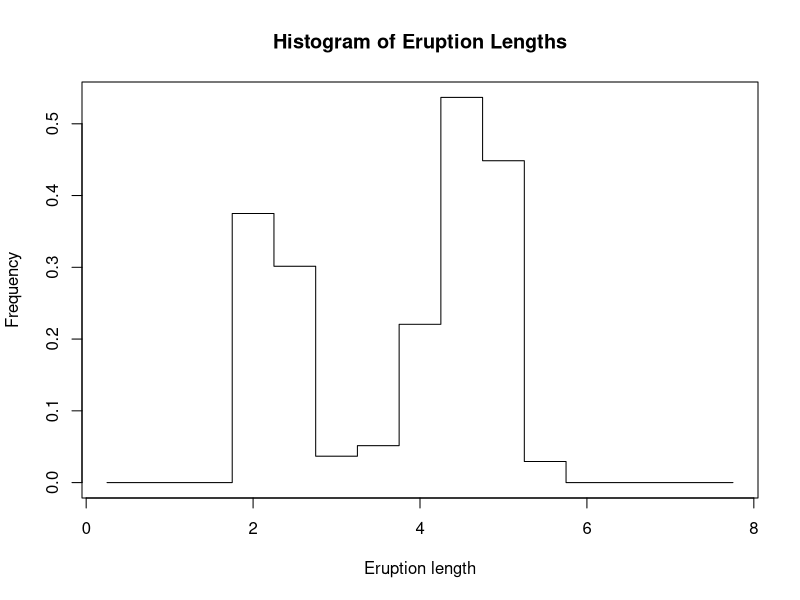
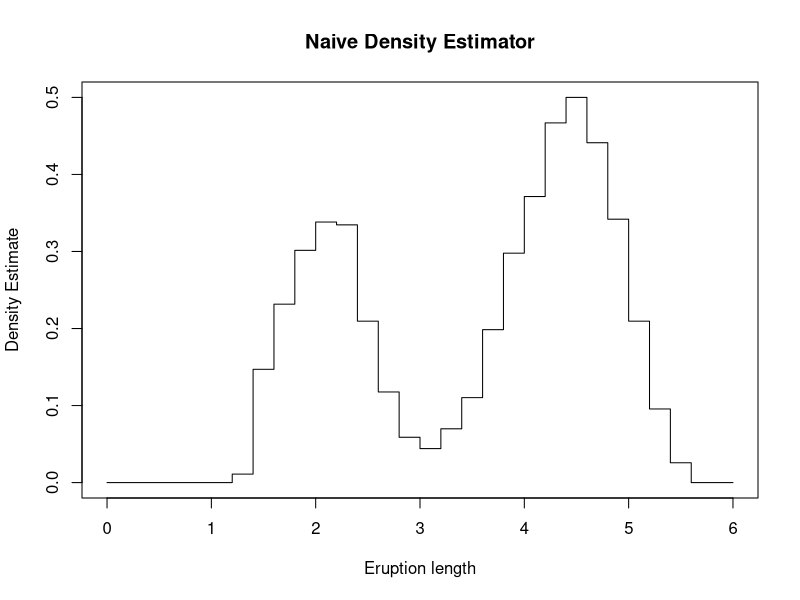
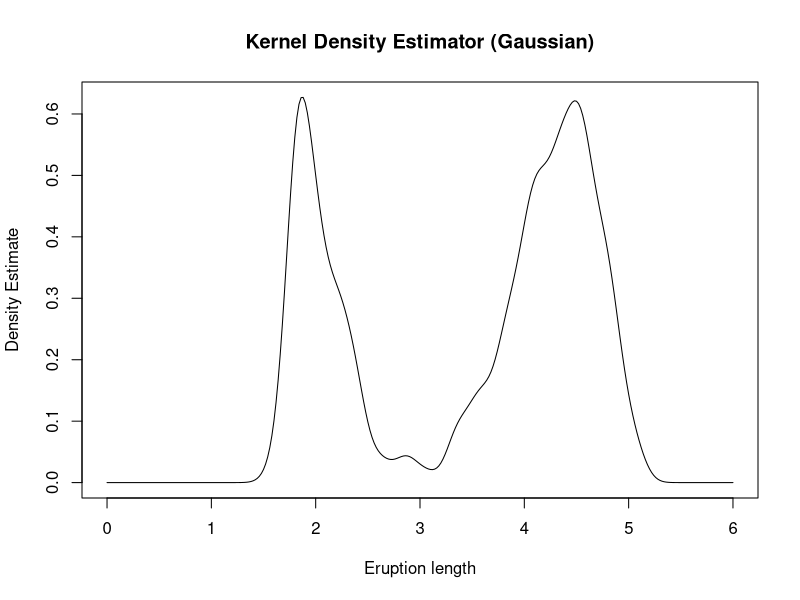
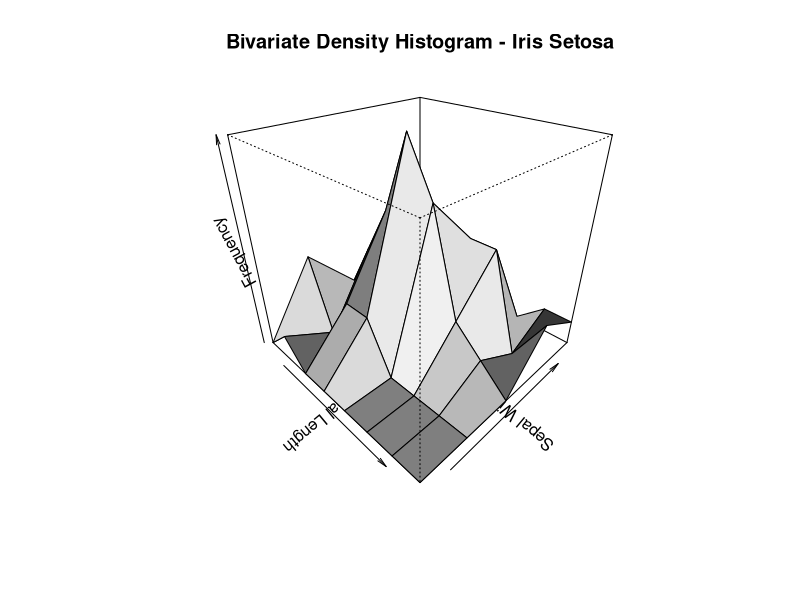
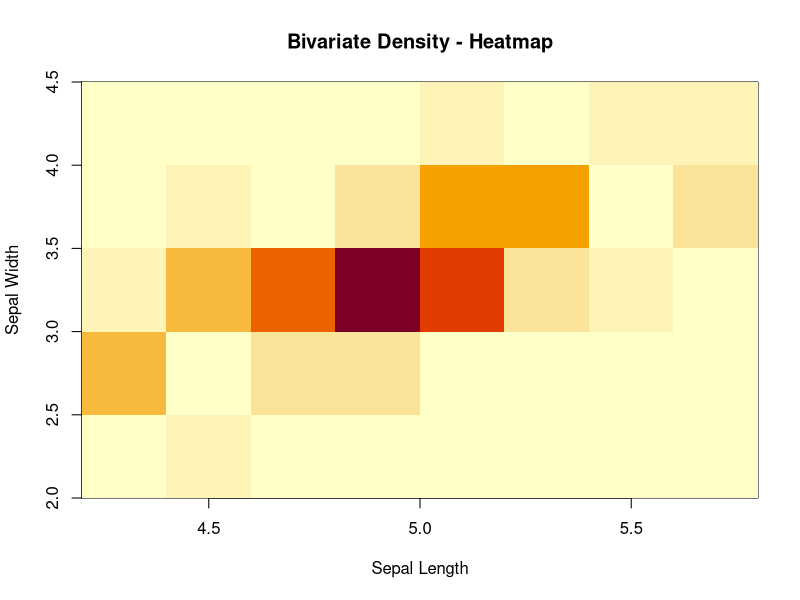
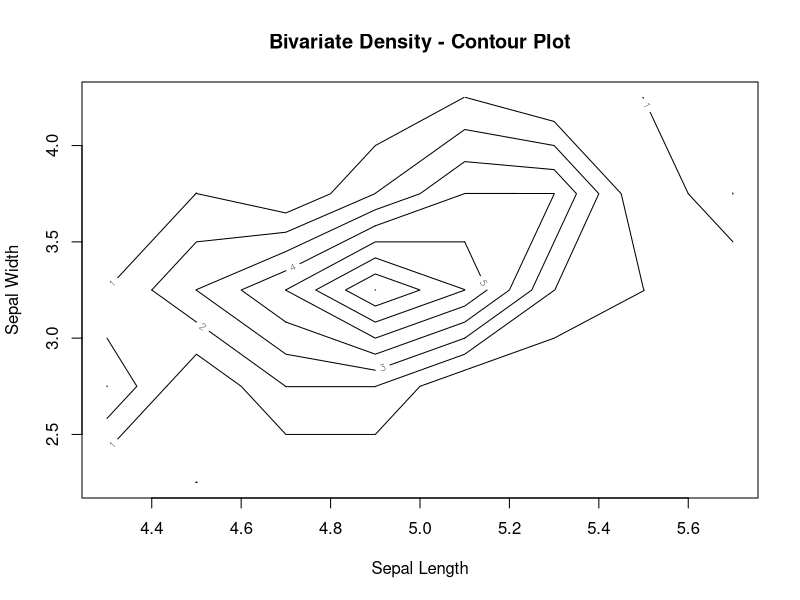
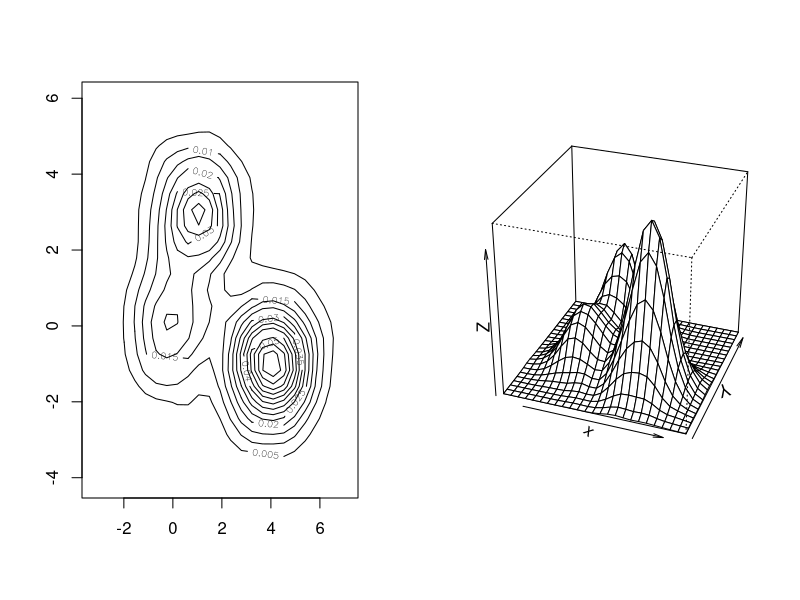

Reproduce these figures in R, in order.
# Agenda
# In this session, we will explore methods for estimating probability 
# density functions from data. We'll cover the following topics:
#
# - Histograms
#   * Basic tool for visualizing distributions
#   * Choice of bin width and number of bins
#   * Advantages and limitations
#
# - Glivenko-Cantelli theorem
#   * Theoretical foundation for empirical distributions
#   * Convergence of empirical CDF to true CDF
#   * Uniform convergence properties
#
# - Error for density estimates
#   * Bias-variance tradeoff in density estimation
#   * Mean squared error and integrated squared error
#   * How to measure the quality of density estimates
#
# - Kernel density estimates
#   * Smooth alternative to histograms
#   * Choice of kernel function
#   * Bandwidth selection methods
#   * Properties and advantages over histograms
#
# - Bivariate density estimates
#   * Extension to two dimensions
#   * Kernel density estimation in 2D
#   * Visualization techniques (contour plots, 3D surfaces)
#   * Applications and interpretation

# ============================================================================
# Histograms
# ============================================================================

# Histograms are one of the first things learned in "Introduction to Statistics"
# Simple way of estimating a distribution
# Split the sample space up into bins
# Count how many samples fall into each bin
# If we hold the bins fixed and take more and more data, then the relative 
# frequency for each bin will converge on the bin's probability
#
# Key properties:
# - Easy to construct and interpret
# - No assumptions about the underlying distribution
# - Discrete approximation to a continuous density
#
# Limitations:
# - Sensitive to choice of bin width and bin placement
# - Can be misleading with poor bin choices
# - Not smooth (discontinuous at bin boundaries)
# - Difficult to compare across different sample sizes

# ============================================================================
# Example: Old Faithful Geyser Data
# ============================================================================

# Load the Old Faithful geyser eruption data
data(faithful)

# Set up histogram parameters
x0 <- 0           # Lower bound
x1 <- 8           # Upper bound
h <- 0.5          # Bin width

# Create breaks for histogram bins
my.breaks <- seq(from=x0, to=x1, by=h)

# Compute histogram (without plotting)
myhist <- hist(faithful$eruptions, breaks=my.breaks, right=F, plot=F)

# Plot the histogram as a step function showing density
pdf("plots/01_histogram_faithful.pdf")
plot(myhist$mids, myhist$density, type="s", xlab="Eruption length", 
     ylab="Frequency", main="Histogram of Eruption Lengths")
dev.off()

# The histogram shows the distribution of geyser eruption durations
# Notice the bimodal pattern: short eruptions (~2 min) and long eruptions (~4.5 min)

# ============================================================================
# Histograms - Bin Width Selection
# ============================================================================

# Bin width primarily controls the amount of smoothing, lots of guidance available

# Sturges' rule: Optimal width of class intervals is given by
#   h = R / (1 + log₂(n))
# where R is the sample range
# - Designed for data sampled from symmetric, unimodal populations
# - Simple and widely used
# - May produce too few bins for large datasets

# Scott's Normal reference rule: Specifies a bin width
#   h = 3.49 * σ̂ * n^(-1/3)
# where σ̂ is an estimate of the population standard deviation σ
# - Assumes data is approximately normal
# - Minimizes the integrated mean squared error
# - Works well for smooth, unimodal distributions

# Freedman-Diaconis rule: Specifies the bin width to be
#   h = 2 * IQR * n^(-1/3)
# where IQR is the sample inter-quartile range
# - More robust to outliers than Scott's rule
# - Uses IQR instead of standard deviation
# - Better for skewed or heavy-tailed distributions
#
# Note: All three rules suggest that bin width should decrease as n increases,
# but at a slower rate (n^(-1/3)) to balance bias and variance

# ============================================================================
# Histograms - Fundamental Questions
# ============================================================================

# Is learning the whole distribution non-parametrically even feasible?
# - Yes, but with important caveats
# - As sample size n → ∞, histogram converges to true density
# - However, convergence is slower than for parametric methods
# - Curse of dimensionality: difficulty increases exponentially with dimension
# - For univariate problems, non-parametric density estimation is practical
# - Trade-off: flexibility vs. statistical efficiency

# How can we measure error to deal with the bias-variance trade-off?
# - Common error measures for density estimates:
#   * Mean Squared Error (MSE) at a point: E[(f̂(x) - f(x))²]
#   * Integrated Squared Error (ISE): ∫(f̂(x) - f(x))² dx
#   * Mean Integrated Squared Error (MISE): E[∫(f̂(x) - f(x))² dx]
#
# - Bias-variance decomposition:
#   * MSE = Bias² + Variance
#   * Smaller bins → low bias, high variance (undersmoothing)
#   * Larger bins → high bias, low variance (oversmoothing)
#   * Optimal bin width balances these two sources of error
#
# - As sample size increases:
#   * Can use smaller bins (more detail)
#   * Both bias and variance decrease
#   * But must balance them appropriately

# ============================================================================
# Empirical CDF
# ============================================================================

# Learning the whole distribution is feasible
# Something even dumber than shrinking histograms will work
#
# Suppose we have one-dimensional samples x₁, ..., xₙ with CDF F
#
# Define the empirical cumulative distribution function on n samples as:
#
#   F̂ₙ(a) = (1/n) * Σᵢ₌₁ⁿ I(-∞ < xᵢ ≤ a)
#
# Just the fraction of the samples which are less than or equal to a
#
# Properties of the empirical CDF:
# - Non-parametric estimate of the true CDF
# - Step function with jumps of size 1/n at each observation
# - Unbiased: E[F̂ₙ(a)] = F(a) for all a
# - Consistent: F̂ₙ(a) → F(a) as n → ∞
# - No tuning parameters needed (unlike histograms)
# - Provides complete information about the distribution

# ============================================================================
# Glivenko-Cantelli Theorem
# ============================================================================

# Then the Glivenko-Cantelli theorem says:
#
#   max_a |F̂ₙ(a) - F(a)| → 0   as n → ∞
#
# So the empirical CDF converges to the true CDF everywhere, i.e., the 
# maximum gap between the two of them goes to zero
#
# Pitman (1979) calls this the "fundamental theorem of statistics"
#
# Key insights:
# - Uniform convergence: convergence holds simultaneously for all values a
# - Not just pointwise convergence at individual points
# - The worst-case error across the entire domain goes to zero
# - Can learn distributions just by collecting enough data
# - No assumptions about the form of F (completely non-parametric)
# - Provides theoretical justification for empirical methods
#
# Implications:
# - With enough data, we can learn any distribution
# - No need to assume parametric form (e.g., normal, exponential)
# - The empirical CDF is a strongly consistent estimator
# - Foundation for many statistical procedures (e.g., bootstrap, QQ-plots)

# ============================================================================
# From CDF to Density Estimation
# ============================================================================

# Can we use the empirical CDF to estimate a density?
# - Yes, but it's discrete and doesn't estimate a density well
# - The derivative of the empirical CDF is a sum of point masses
# - Usually we can expect to find some new samples between our old ones
# - So we want a non-zero density between our observations
# - Uniform distribution within each bin of a histogram doesn't have this issue
#
# Can we do better?

# ============================================================================
# Error for Density Estimates
# ============================================================================

# Yes, but what do we mean by "better" density estimates?
#
# Three ideas for measuring error between true density f(x) and estimate f̂(x):

# 1. Squared deviation from the true density should be small
#    Integrated Squared Error (ISE):
#
#    ∫(f(x) - f̂(x))² dx
#
#    - L₂ distance between densities
#    - Penalizes large errors heavily
#    - Most commonly used in theory
#    - Related to mean squared error

# 2. Absolute deviation from the true density should be small
#    Integrated Absolute Error (IAE):
#
#    ∫|f(x) - f̂(x)| dx
#
#    - L₁ distance between densities
#    - More robust to outliers
#    - Also known as total variation distance
#    - Easier to interpret (average absolute difference)

# 3. Average log-likelihood ratio should be kept low
#    Kullback-Leibler divergence:
#
#    ∫f(x) log(f(x)/f̂(x)) dx
#
#    - Information-theoretic measure
#    - Not symmetric: KL(f||f̂) ≠ KL(f̂||f)
#    - Penalizes putting probability mass where true density is low
#    - Related to maximum likelihood estimation
#    - Always non-negative, equals 0 when f = f̂
#
# In practice, we often use Mean Integrated Squared Error (MISE):
#    MISE = E[∫(f(x) - f̂(x))² dx]
# which averages ISE over all possible samples

# ============================================================================
# Error for Density Estimates - Detailed Discussion
# ============================================================================

# Squared deviation is similar to MSE criterion used in regression
# - Used most frequently since it's mathematically tractable
# - Allows for bias-variance decomposition
# - Leads to closed-form solutions in many cases

# Absolute deviation considers L₁ or total variation distance between the 
# true and the estimated density
# - Nice property that (1/2)∫|f(x) - f̂(x)| dx is exactly the maximum error 
#   in our estimate of the probability of any set
# - But it's tricky to work with, so we'll skip it
# - More robust but less convenient mathematically

# Minimizing the log-likelihood ratio is intimately connected both to 
# maximizing the likelihood and to minimizing entropy
# - Called Kullback-Leibler divergence or relative entropy
# - Natural from information theory perspective
# - Asymmetric measure (direction matters)

# ----------------------------------------------------------------------------
# Working with Integrated Squared Error
# ----------------------------------------------------------------------------

# Notice that:
#
#   ∫(f(x) - f̂(x))² dx = ∫f²(x) dx - 2∫f(x)f̂(x) dx + ∫f̂²(x) dx
#
# Breaking down each term:
#
# First term: ∫f²(x) dx
# - Doesn't depend on the estimate, so we can ignore it for purposes of 
#   optimization
# - It's a constant that doesn't affect which estimator is best
#
# Third term: ∫f̂²(x) dx
# - Only involves f̂(x), and is just an integral, which we can do numerically
# - Can be computed directly from the estimated density
# - Measures the "roughness" or variability of the estimate
#
# Second term: -2∫f(x)f̂(x) dx
# - Involves both the true and the estimated density
# - We can approximate it using Monte Carlo by:
#
#     -2∫f(x)f̂(x) dx ≈ -(2/n)Σᵢ₌₁ⁿ f̂(xᵢ)
#
# - Since the xᵢ are samples from f(x), the sample mean estimates the integral
# - This gives us a practical way to estimate prediction error
#
# Putting it together for optimization:
# To minimize ISE, we minimize:  ∫f̂²(x) dx - (2/n)Σᵢ₌₁ⁿ f̂(xᵢ)
# This is computable from the data and the estimate alone!

# ----------------------------------------------------------------------------
# Practical Error Measure
# ----------------------------------------------------------------------------

# Then our error measure is:
#
#   (2/n)Σᵢ₌₁ⁿ f̂(xᵢ) + ∫f̂²(x) dx
#
# (We've dropped the minus sign and constant terms for minimization)
#
# In fact, this error measure does not depend on having one-dimensional data
# - Extends naturally to multivariate densities
# - Same principle applies in higher dimensions
# - Computational cost increases with dimension
#
# For purposes of cross-validation, we can estimate f̂(x) on the training set 
# and then restrict the sum to points in the testing set
# - Split data into training and test sets
# - Fit density estimate on training data
# - Evaluate error on test data to avoid overfitting
# - Similar to cross-validation in regression

# ============================================================================
# Naive Estimator
# ============================================================================

# If a random variable X has probability density f, then:
#
#   f(x) = lim_{h→0} (1/(2h)) * P(x - h < X < x + h)
#
# This is the definition of density: probability per unit length
# - As the interval shrinks, the ratio approaches the density
# - Probability in small interval ≈ density × interval length
#
# Thus, a naive estimator would be:
#
#   f̂(x) = (1/(2nh)) * [# of xᵢ falling in (x - h, x + h)]
#
# How it works:
# - Count observations within distance h of x
# - Divide by total observations n
# - Divide by interval width 2h to get density (probability per unit length)
#
# Properties:
# - Simple and intuitive
# - Unbiased as n → ∞ and h → 0 appropriately
# - But discontinuous and not smooth
# - Choice of h (bandwidth) is critical
#   * Too small: noisy, high variance
#   * Too large: oversmoothed, high bias

# ----------------------------------------------------------------------------
# Naive Estimator - Alternative Formulation
# ----------------------------------------------------------------------------

# Or, equivalently:
#
#   f̂(x) = (1/n) Σᵢ₌₁ⁿ (1/h) * w((x - xᵢ)/h)
#
# where w is a weight function (kernel) defined as:
#
#   w(x) = { 1/2   if |x| < 1
#          { 0     otherwise
#
# This is the uniform (or "box") kernel
#
# In short, a naive estimate is constructed by:
# - Placing a box of width 2h and height 1/(2nh) on each observation
# - Summing to obtain the estimate
#
# Interpretation:
# - Each observation contributes a uniform "bump" of probability mass
# - The bump has total area 1/n (so all bumps sum to 1)
# - The bump is spread uniformly over an interval of width 2h
# - Height of each bump = (1/n) / (2h) = 1/(2nh)
#
# This formulation:
# - Generalizes easily to other kernel functions (not just boxes)
# - Makes the role of bandwidth h explicit
# - Shows how local averaging produces the density estimate
# - Each point gets equal weight within distance h, zero weight outside

# ============================================================================
# Example: Old Faithful Geyser Data - Naive Estimator
# ============================================================================

# Define the uniform (box) weight function
my.w <- function(x){
    if (abs(x) < 1) 
        w <- 1/2
    else
        w <- 0
    w
}

# Set up grid of points where we want to estimate the density
x <- seq(0, 6, 0.2)
m <- length(x)
n <- length(faithful$eruptions)
h <- 0.5  # Bandwidth

# Initialize density estimate vector
fhat <- rep(0, m)

# Compute naive density estimate at each grid point
for (i in 1:m){
    S <- 0
    # Sum contributions from all observations
    for (j in 1:n){
        # Kernel contribution from observation j to point x[i]
        S <- S + (1/h) * my.w((faithful$eruptions[j] - x[i]) / h)
    }
    # Average over all observations
    fhat[i] <- (1/n) * S
}

# Plot the naive density estimate
pdf("plots/02_naive_density_estimator.pdf")
plot(x, fhat, type="s", xlab="Eruption length", ylab="Density Estimate", 
     main="Naive Density Estimator")
dev.off()

# ============================================================================
# Limitations of Naive Estimator
# ============================================================================

# Not wholly satisfactory, from the point of view of using density estimates 
# for presentation
# - Estimate f̂ is a step function
# - Discontinuous at boundaries
# - Not smooth or visually appealing
# - Doesn't capture the smoothness we expect from continuous densities
#
# Solution: Use better kernel functions
#
# In the formula for the naive estimate, we can replace the weight function w 
# by another function K with more desirable properties
#
# Function K is called a kernel
#
# General kernel density estimate:
#   f̂(x) = (1/n) Σᵢ₌₁ⁿ (1/h) * K((x - xᵢ)/h)
#
# where K is a kernel function satisfying:
# - ∫K(u) du = 1  (integrates to 1, like a probability density)
# - K(u) ≥ 0 for all u  (non-negative)
# - K is symmetric: K(-u) = K(u)  (typically, but not always required)
# - K is smooth (unlike the box kernel)

# ============================================================================
# Kernel Density Estimates
# ============================================================================

# Resulting estimate is a kernel estimator:
#
#   f̂(x) = (1/n) Σᵢ₌₁ⁿ (1/h) * K((x - xᵢ)/h)
#
# where:
# - h is the window width, smoothing parameter, or bandwidth
# - K is the kernel function
# - n is the number of observations
# - xᵢ are the data points
#
# Key components:
#
# Bandwidth h:
# - Controls the amount of smoothing
# - Larger h → smoother estimate (more bias, less variance)
# - Smaller h → rougher estimate (less bias, more variance)
# - Critical choice for the quality of the estimate
#
# Kernel K:
# - Usually taken to be a probability density function itself
# - Common choices: normal (Gaussian), Epanechnikov, triangular, uniform
# - Normal density is popular: K(u) = (1/√(2π)) * exp(-u²/2)
# - Resulting estimate will inherit all the smoothness properties of K
#   * If K is continuous, f̂ is continuous
#   * If K is differentiable, f̂ is differentiable
#   * Smooth kernels produce smooth density estimates
#
# Interpretation:
# - Place a "bump" (scaled kernel) at each observation
# - Each bump has area 1/n
# - Each bump has width controlled by h
# - Sum all bumps to get the density estimate

# ============================================================================
# Kernel Function Implementation
# ============================================================================

# Define a flexible kernel function that supports multiple kernel types
my.w <- function(x, type="gaussian"){
  if(type == "gaussian"){
    # Gaussian (Normal) kernel
    w <- dnorm(x)
    return(w)
  }
  if(type == "naive"){
    # Uniform (Box) kernel
    if (abs(x) < 1) 
      w <- 1/2
    else
      w <- 0
    return(w)
  }
  # If neither type is specified, print error message
  print("You have asked for an undefined kernel.")
  return(NULL)
}

# This function allows easy comparison between different kernels
# - "gaussian": smooth, infinitely differentiable, most commonly used
# - "naive": uniform box kernel, simple but discontinuous
# - Can be extended to include other kernels (Epanechnikov, triangular, etc.)

# ============================================================================
# Example: Old Faithful Geyser Data - Gaussian Kernel
# ============================================================================

# Set up finer grid of points for smoother visualization
x <- seq(0, 6, 0.02)
m <- length(x)
n <- length(faithful$eruptions)
h <- 0.1  # Smaller bandwidth for more detail

# Initialize density estimate vector
fhat <- rep(0, m)

# Compute kernel density estimate at each grid point
for (i in 1:m){
    S <- 0
    # Sum contributions from all observations using Gaussian kernel
    for (j in 1:n){
        S <- S + (1/h) * my.w((faithful$eruptions[j] - x[i]) / h)
    }
    # Average over all observations
    fhat[i] <- (1/n) * S
}

# Note: By default, my.w uses the Gaussian kernel, producing a smooth estimate
# Compare this with the naive estimator's step function appearance

# Plot the kernel density estimate
pdf("plots/03_gaussian_kernel_density.pdf")
plot(x, fhat, type="l", xlab="Eruption length", ylab="Density Estimate", 
     main="Kernel Density Estimator (Gaussian)")
dev.off()

# ============================================================================
# Bandwidth Selection
# ============================================================================

# Choosing the bandwidth h is critical for kernel density estimation
# Too small → undersmoothing (high variance, low bias)
# Too large → oversmoothing (low variance, high bias)

# Method 1: Cross-validation
# - Use cross-validation to minimize prediction error
# - Split data into training and test sets
# - Try different bandwidth values
# - Choose h that minimizes cross-validated error
# - Problem: Can be time consuming, especially for large datasets
# - Advantage: Data-driven, no assumptions about true density

# Method 2: Gaussian reference rule (Rule-of-thumb bandwidth)
# - Optimal bandwidth for a Gaussian kernel to estimate a Gaussian distribution is:
#
#   h = 1.06 * σ / n^(1/5)
#
# where σ is the standard deviation of the data and n is the sample size
#
# Also called Silverman's rule of thumb
# - Simple and fast to compute
# - Works well when data is approximately normal
# - May not be optimal for multimodal or skewed distributions
# - When you call density() in R, this is basically what it does by default
#
# Alternative: Scott's rule
#   h = 1.059 * σ / n^(1/5)
# Very similar to Gaussian reference rule
#
# In practice:
# - Start with rule-of-thumb bandwidth as baseline
# - Adjust based on visual inspection
# - Use cross-validation for more careful analysis
# - For robust estimation, can use IQR instead of σ:
#   h = 0.9 * min(σ, IQR/1.34) / n^(1/5)

# ============================================================================
# Kernel Density Estimate Samples
# ============================================================================

# There are times when one wants to draw a random sample from the estimated 
# distribution
# - Easy with kernel density estimates, because each kernel is itself a 
#   probability density
# - The KDE is a mixture of n kernel densities
#
# Algorithm for sampling from a kernel density estimate:
#
# Suppose the kernel is Gaussian, that we have scalar observations x₁,...,xₙ
# and bandwidth h
#
# For a single draw:
# 1. Pick an integer i uniformly at random from 1 to n
# 2. Draw from N(xᵢ, h²)
#    Use: rnorm(1, x[i], h)
#
# For q draws:
#    rnorm(q, sample(x, q, replace=TRUE), h)
#
# Interpretation:
# - First, randomly select one of the n kernels (with equal probability 1/n)
# - Then, draw from that kernel centered at the selected observation
# - This is sampling from a mixture distribution
#
# Using a different kernel, we'd just need to use the random number generator 
# function for the corresponding distribution
# - For uniform kernel: runif with appropriate range
# - For Epanechnikov kernel: need custom sampler
# - For triangular kernel: need custom sampler

# ============================================================================
# Other Approaches
# ============================================================================

# Histograms and kernels are not the only possible way of estimating densities
#
# Alternative methods include:
#
# 1. Local polynomial density estimation
#    - Fit polynomials locally, similar to local regression
#    - More flexible than simple kernel smoothing
#    - Can adapt to varying smoothness
#
# 2. Series expansions
#    - Approximate density as sum of basis functions
#    - Examples: Fourier series, wavelets
#    - Good for certain functional forms
#
# 3. Splines
#    - Piecewise polynomial approximations
#    - Can enforce smoothness through penalties
#    - Flexible and computationally efficient
#
# 4. Penalized likelihood approaches
#    - Maximize likelihood subject to smoothness penalty
#    - Balance fit and smoothness explicitly
#    - Can control roughness through penalty parameter
#
# For some of these, avoid negative probability density estimates using the 
# log density
# - Model log(f(x)) instead of f(x)
# - Ensures f(x) = exp(log(f(x))) > 0 everywhere
# - Particularly useful for methods that might produce negative values
# - Common in penalized likelihood and spline approaches

# ============================================================================
# Density Estimation in R
# ============================================================================

# density() function is the most common built-in function for kernel density 
# estimation in R

# Basic usage:
#   density(x, ...)

# Full function signature:
# density(x, bw = "nrd0", adjust = 1,
#         kernel = c("gaussian", "epanechnikov", "rectangular",
#                    "triangular", "biweight",
#                    "cosine", "optcosine"),
#         weights = NULL, window = kernel, width,
#         give.Rkern = FALSE,
#         n = 512, from, to, cut = 3, na.rm = FALSE, ...)

# Key arguments:
# - x: numeric vector of data
# - bw: bandwidth selection method
#   * "nrd0" = rule-of-thumb (default, uses 1.06*σ*n^(-1/5))
#   * "nrd" = alternative rule-of-thumb
#   * "ucv" = unbiased cross-validation
#   * "bcv" = biased cross-validation
#   * Or specify a numeric value directly
# - adjust: multiplier for bandwidth (adjust > 1 for more smoothing)
# - kernel: choice of kernel function
#   * "gaussian" (default and most common)
#   * "epanechnikov" (theoretically optimal)
#   * "rectangular" (uniform/box kernel)
#   * "triangular", "biweight", "cosine", "optcosine"
# - n: number of equally spaced points at which density is estimated
# - from, to: range over which to compute density

# Example usage:
# dens <- density(faithful$eruptions)
# plot(dens)
# 
# # With custom bandwidth
# dens <- density(faithful$eruptions, bw = 0.1)
# 
# # With different kernel
# dens <- density(faithful$eruptions, kernel = "epanechnikov")

# Other R packages for density estimation:
# - ASH and KernSmooth are both fast, accurate, and well-maintained 
#   (Deng and Wickham, 2011)
# - ASH: Average Shifted Histogram (Härdle & Scott, 1992)
#   * Very fast for large datasets
#   * Uses binned approximation
# - KernSmooth: Kernel smoothing functions
#   * Provides more control over bandwidth selection
#   * Includes functions for local polynomial regression
# - ks: Kernel smoothing package with many advanced features
# - np: Nonparametric kernel methods (univariate and multivariate)

# ============================================================================
# Bivariate Density Estimation
# ============================================================================

# To construct a bivariate density histogram, it is necessary to define 
# two-dimensional bins and count the number of observations in each bin
#
# Extension to two dimensions:
# - Instead of intervals on the line, use rectangular bins in the plane
# - Count observations falling in each rectangular region
# - Divide by total count and bin area to get density
#
# Challenges:
# - Need to choose bin widths in both dimensions
# - Number of bins grows as product of bins in each dimension
# - Visualization more complex (3D surface, contour plot, heatmap)
# - Curse of dimensionality: need more data for good estimates

# Can use bin2d function in R to bin a bivariate data set
bin2d <- function(x, breaks1 = "Sturges", breaks2 = "Sturges"){
    # Compute histograms for each dimension separately
    histg1 <- hist(x[,1], breaks = breaks1, plot = FALSE)
    histg2 <- hist(x[,2], breaks = breaks2, plot = FALSE)
    
    # Extract break points for both dimensions
    brx <- histg1$breaks
    bry <- histg2$breaks
    
    # Create 2D frequency table by cutting data in both dimensions
    freq <- table(cut(x[,1], brx), cut(x[,2], bry))

    # Return results as a list
    return(list(call = match.call(), freq = freq,
                breaks1 = brx, breaks2 = bry,
                mids1 = histg1$mids, mids2 = histg2$mids))
}

# The function:
# - Takes a two-column matrix or data frame x
# - Uses histogram break rules for each dimension (default: Sturges' rule)
# - Returns frequency counts for each 2D bin
# - Also returns bin boundaries and midpoints for plotting
#
# Usage:
# data_2d <- cbind(x1, x2)  # Two-column matrix
# bins <- bin2d(data_2d)
# image(bins$mids1, bins$mids2, bins$freq)  # Heatmap
# contour(bins$mids1, bins$mids2, bins$freq)  # Contour plot

# ============================================================================
# Example: Bivariate Density Estimation - Iris Data
# ============================================================================

# Following example computes the bivariate frequency table
# Load the iris dataset
data(iris)

# Bin the first two variables (Sepal.Length and Sepal.Width) 
# for the first species (setosa, rows 1:50)
fit1 <- bin2d(iris[1:50, 1:2])

# After binning the data, the persp function plots the density histogram
# as a 3D perspective plot
pdf("plots/04_iris_bivariate_3d.pdf")
persp(x = fit1$mids1, y = fit1$mids2, z = fit1$freq, 
      shade = TRUE, theta = 45, phi = 30, ltheta = 60,
      xlab = "Sepal Length", ylab = "Sepal Width", zlab = "Frequency",
      main = "Bivariate Density Histogram - Iris Setosa")
dev.off()

# Arguments:
# - x, y: bin midpoints in each dimension
# - z: frequency matrix (heights of histogram bars)
# - shade: add shading to enhance 3D appearance
# - theta: azimuthal viewing angle (rotation around z-axis)
# - phi: colatitude viewing angle (elevation)
# - ltheta: azimuthal direction of light source

# Alternative visualizations:
# Heatmap
pdf("plots/05_iris_heatmap.pdf")
image(fit1$mids1, fit1$mids2, fit1$freq, 
      xlab = "Sepal Length", ylab = "Sepal Width",
      main = "Bivariate Density - Heatmap")
dev.off()

# Contour plot
pdf("plots/06_iris_contour.pdf")
contour(fit1$mids1, fit1$mids2, fit1$freq,
        xlab = "Sepal Length", ylab = "Sepal Width",
        main = "Bivariate Density - Contour Plot")
dev.off()

# ============================================================================
# Bivariate Kernel Methods
# ============================================================================

# Suppose the data is X₁, ..., Xₙ, where each Xᵢ ∈ ℝ²
#
# Kernel density estimates can be extended to a multivariate (bivariate) setting
#
# Let K(·) be a bivariate kernel (typically a bivariate density function), 
# then the bivariate kernel density estimate is:
#
#   f̂(X) = (1/(n·h^d)) * Σᵢ₌₁ⁿ K((X - Xᵢ)/h)
#
# where:
# - X is the point at which we estimate the density (a 2D vector)
# - Xᵢ are the observed data points (2D vectors)
# - h is the bandwidth (smoothing parameter)
# - d is the dimension (d = 2 for bivariate case)
# - K is the bivariate kernel function
# - n is the number of observations
#
# Common bivariate kernels:
#
# 1. Product kernel (most common):
#    K(u, v) = K₁(u) * K₂(v)
#    where K₁ and K₂ are univariate kernels
#    - Simple to implement
#    - Can use different bandwidths in each dimension
#
# 2. Bivariate Gaussian kernel:
#    K(X) = (1/(2π)) * exp(-||X||²/2)
#    where ||X||² = X₁² + X₂²
#    - Smooth and symmetric
#    - Most commonly used in practice
#
# 3. Radial kernels:
#    K(X) = c·k(||X||²)
#    where k is a univariate kernel and c is a normalizing constant
#    - Spherically symmetric
#    - Treat all directions equally
#
# Bandwidth selection in 2D:
# - Can use same bandwidth in both dimensions: h₁ = h₂ = h
# - Or different bandwidths: h₁ ≠ h₂ (for different scales)
# - Rule-of-thumb for Gaussian kernel: h = σ̂ * n^(-1/6)
#   Note: n^(-1/6) instead of n^(-1/5) due to curse of dimensionality
# - Cross-validation also applies in multivariate case
#
# Curse of dimensionality:
# - Need much more data in higher dimensions
# - Convergence rate slows: n^(-1/(d+4)) for d dimensions
# - Bandwidth decreases more slowly with sample size

# ============================================================================
# Example: Bivariate Normal Mixture
# ============================================================================

# Estimate the bivariate density when the data is generated from a mixture 
# model with three components with identical covariance Σ = I₂ (identity matrix)
# and different means:
#
# μ₁ = (0, 0)
# μ₂ = (1, 3)
# μ₃ = (4, -1)
#
# Mixture probabilities are p = (0.2, 0.3, 0.5)

# Load required library
library(MASS)  # For mvrnorm and kde2d functions

# Set random seed for reproducibility
set.seed(123)

# Generate mixture data
n <- 2000
p <- c(.2, .3, .5)  # Mixture probabilities
mu <- matrix(c(0, 1, 4, 0, 3, -1), 3, 2)  # Means: rows are components
Sigma <- diag(2)  # Identity covariance matrix

# Sample component labels according to mixture probabilities
i <- sample(1:3, replace = TRUE, prob = p, size = n)
k <- table(i)  # Count observations from each component

# Generate samples from each component
x1 <- mvrnorm(k[1], mu = mu[1,], Sigma)
x2 <- mvrnorm(k[2], mu = mu[2,], Sigma)
x3 <- mvrnorm(k[3], mu = mu[3,], Sigma)

# Combine into mixture data
X <- rbind(x1, x2, x3)
x <- X[,1]
y <- X[,2]

# Estimate density using kernel density estimation
# Bandwidths chosen to balance bias and variance
fhat <- kde2d(x, y, h = c(1.87, 1.84))

# Visualize the estimated density
pdf("plots/07_bivariate_mixture_density.pdf", width = 12, height = 6)
par(mfrow = c(1, 2))
contour(fhat)
persp(fhat, phi = 30, theta = 20, d = 5, xlab = "x")
dev.off()
par(mfrow = c(1, 1))

cat("\n=== All plots saved to plots/ directory ===\n")
cat("Generated files:\n")
cat("  01_histogram_faithful.pdf\n")
cat("  02_naive_density_estimator.pdf\n")
cat("  03_gaussian_kernel_density.pdf\n")
cat("  04_iris_bivariate_3d.pdf\n")
cat("  05_iris_heatmap.pdf\n")
cat("  06_iris_contour.pdf\n")
cat("  07_bivariate_mixture_density.pdf\n")
